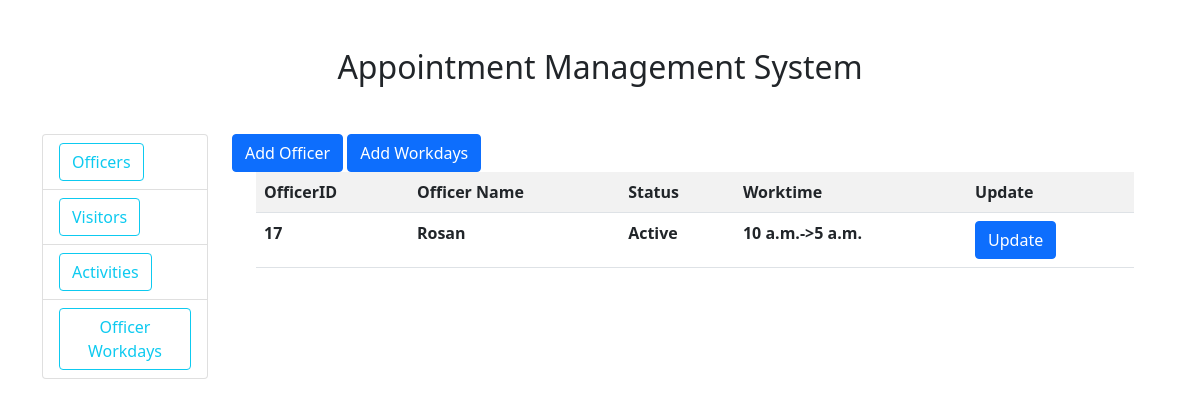
The page /officer/ on the database as committed earlier.
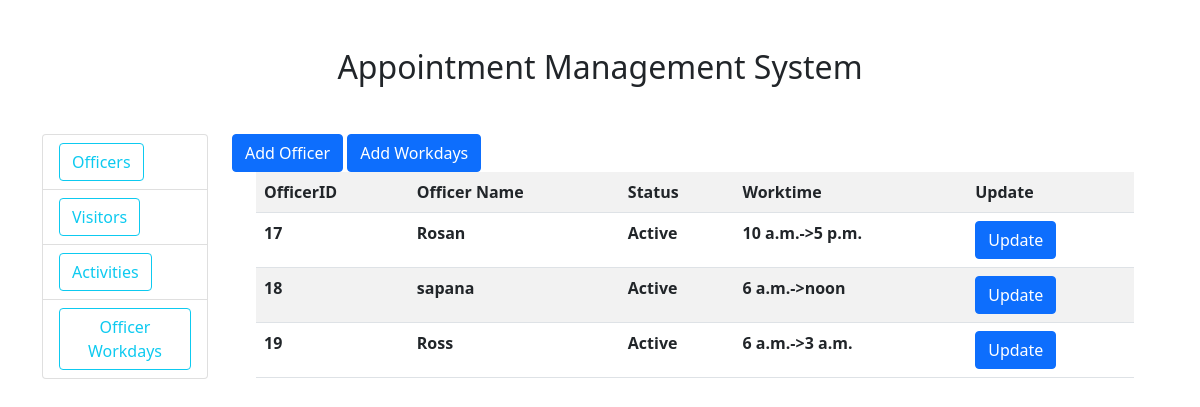
The same page on the database as committed later.
### officer/models.py (models this page shows, shortened)
class Officer(models.Model):
	name =	models.CharField(max_length=50)
	post =	models.CharField(max_length=50)
	is_active =	models.BooleanField(default=True)
	workstartTime =	models.TimeField()
	workendTime =	models.TimeField()

### officer/views.py (the view)
# urls.py: path('',views.officerinfo,name="officerinfo"),
def officerinfo(request):
	officers = Officer.objects.all()
	content = {'officers':officers}
	return render(request,'officer/officerinfo.html',content)

### Templates/officer/officerinfo.html
{% extends 'home.html' %}
{% block content %}
<div>
	<a class="btn btn-primary" href="{% url 'create-officer' %}">Add Officer</a>
	<a class="btn btn-primary" href="{% url 'addworkdays' %}">Add Workdays</a>
	<div class="container-md">
		<table class="table table table-striped">
			<tr>
				<th>OfficerID</th>
				<th>Officer Name</th>
				<th>Status</th>
				<th>Worktime</th>
				<th>Update</th>
			</tr>
			{% for officer in officers %}
			<tr>
				<th>{{officer.id}}</th>
				<th>{{officer.name}}</th>
				<th>{% if officer.is_active %}Active {% else %}Inactive{% endif %}</th>
				<th>{{officer.workstartTime}}->{{officer.workendTime}}</th>
				<th><a class="btn btn-primary" href="{% url 'update-officer' officer.id %}">Update</a></th>
			</tr>
			{% endfor %}
		</table>
	</div>
</div>
{% endblock %}

Rows that differ between the two databases and show on the page:
changed Officer "Rosan": workendTime "5 a.m." → "5 p.m."
added Officer: id "18", name "sapana", is_active "Active", workstartTime "6 a.m.", workendTime "noon"
added Officer: id "19", name "Ross", is_active "Active", workstartTime "6 a.m.", workendTime "3 a.m."
